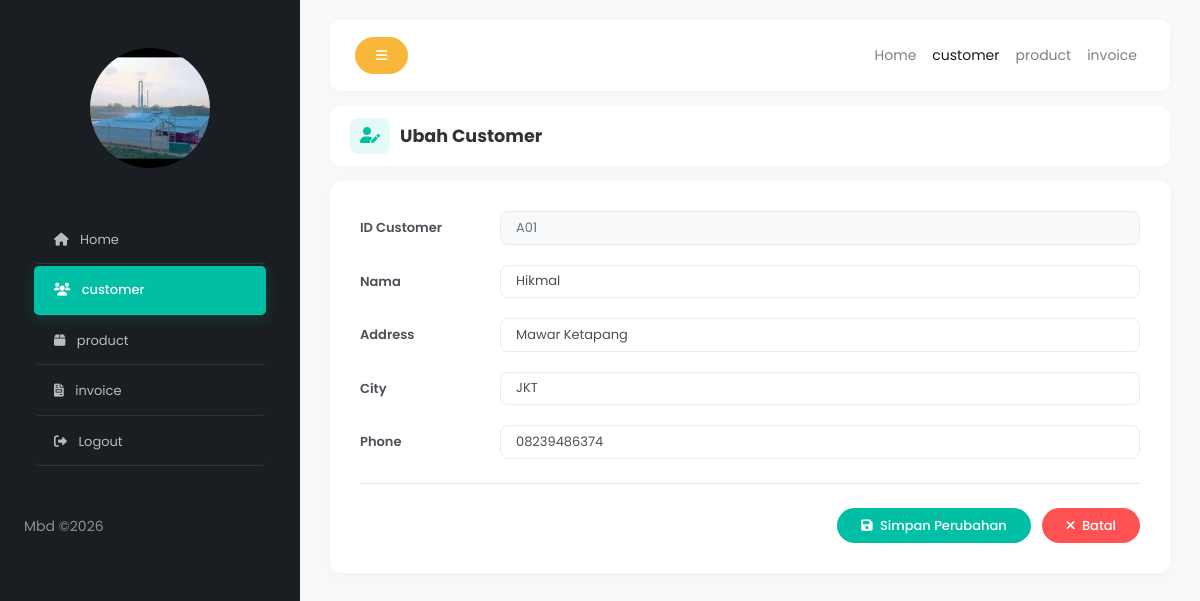
The page /customer/customerubah.php?customer_id=A01 on the database its author committed.
### tables this page shows
CREATE TABLE `customer` (
  `customer_id` varchar(12) NOT NULL,
  `customer_name` varchar(25) NOT NULL,
  `address` varchar(15) NOT NULL,
  `city` varchar(10) NOT NULL,
  `phone` varchar(25) NOT NULL
);

### customer/customerubah.php (the view, shortened to what this page needs)
<?php
    include '../koneksi.php';
    $query = mysqli_query($conn, "SELECT * FROM customer WHERE customer_id = '$_GET[customer_id]'");
    $data = mysqli_fetch_array($query);
?>
<!doctype html>
<html lang="en">
  <head>
    <link rel="stylesheet" href="https://cdnjs.cloudflare.com/ajax/libs/font-awesome/6.0.0-beta3/css/all.min.css">
    <link rel="stylesheet" href="https://stackpath.bootstrapcdn.com/bootstrap/4.5.2/css/bootstrap.min.css">
    <link rel="stylesheet" href="../css/style.css">
  </head>
  <body>
    <div class="wrapper d-flex align-items-stretch">
      <nav id="sidebar">
        <div class="p-4 pt-5">
          <a href="#" class="img logo rounded-circle mb-5" style="background-image: url(../images/bengkel.png);"></a>
          <ul class="list-unstyled components mb-5">
            <li><a href="../home.php"><i class="fa-solid fa-home mr-2"></i> Home</a></li>
            <li class="active"><a href="../customer/customerlihat.php" aria-expanded="false"><i class="fa-solid fa-users mr-2"></i> customer</a></li>
            <li><a href="../product/productlihat.php"><i class="fa-solid fa-box mr-2"></i> product</a></li>
            <li><a href="../invoice/invoicelihat.php"><i class="fa-solid fa-file-invoice mr-2"></i> invoice</a></li>
            <li><a href="../index.php" onclick="return confirm('yakin keluar?')"><i class="fa-solid fa-sign-out-alt mr-2"></i> Logout</a></li>
          </ul>
          <div class="footer">
            <p>Mbd &copy;<script>document.write(new Date().getFullYear());</script> <br> <i class="icon-heart" aria-hidden="true"></i></p>
          </div>
        </div>
      </nav>
      <div id="content">
        <nav class="navbar navbar-expand-lg navbar-light">
          <div class="container-fluid">
            <button type="button" id="sidebarCollapse" class="btn btn-primary">
              <i class="fa-solid fa-bars"></i>
            </button>
            <div class="collapse navbar-collapse" id="navbarSupportedContent">
              <ul class="nav navbar-nav ml-auto">
                <li class="nav-item"><a class="nav-link" href="../home.php">Home</a></li>
                <li class="nav-item active"><a class="nav-link" href="../customer/customerlihat.php">customer</a></li>
                <li class="nav-item"><a class="nav-link" href="../product/productlihat.php">product</a></li>
                <li class="nav-item"><a class="nav-link" href="../invoice/invoicelihat.php">invoice</a></li>
              </ul>
            </div>
          </div>
        </nav>
        <div class="page-title-box d-flex justify-content-between align-items-center">
            <h3><span class="icon-wrapper"><i class="fa-solid fa-user-pen"></i></span> Ubah Customer</h3>
        </div>
        <div class="form-card">
            <form action="" method="post">
                <div class="modern-input-group">
                    <label>ID Customer</label>
                    <input type="text" name="customer_id" value="<?php echo $data['customer_id'] ?>" class="form-control" readonly>
                </div>
                <div class="modern-input-group">
                    <label>Nama</label>
                    <input type="text" name="customer_name" value="<?php echo $data['customer_name'] ?>" class="form-control" required>
                </div>
                <div class="modern-input-group">
                    <label>Address</label>
                    <input type="text" name="address" value="<?php echo $data['address'] ?>" class="form-control" required>
                </div>
                <div class="modern-input-group">
                    <label>City</label>
                    <input type="text" name="city" value="<?php echo $data['city'] ?>" class="form-control" required>
                </div>
                <div class="modern-input-group">
                    <label>Phone</label>
                    <input type="text" name="phone" value="<?php echo $data['phone'] ?>" class="form-control" required>
                </div>
                <hr class="mt-4 mb-4">
                <div class="mt-4" style="text-align: right;">
                    <button type="submit" name="proses" class="btn btn-accent rounded-pill px-4 mr-2"><i class="fa-solid fa-save mr-1"></i> Simpan Perubahan</button>
                    <a href="customerlihat.php" class="btn btn-danger rounded-pill px-4"><i class="fa-solid fa-times mr-1"></i> Batal</a>
                </div>
            </form>
        </div>
      </div>
    </div>
  </body>
</html>

### customer/customerubah.php (style rules this page uses)
body { background-color: #f8f9fa; font-family: 'Poppins', sans-serif; }
:root { --accent-color: #00bfa5; --accent-hover: #00a08a; --sidebar-bg: #1a1d21; --light-text: rgba(255, 255, 255, 0.7); }
#sidebar { background: var(--sidebar-bg); }
#sidebar ul li a { font-size: 13px; color: var(--light-text); padding: 12px 20px; transition: all 0.3s; border-radius: 5px; margin: 2px 10px; }
#sidebar ul li.active>a { background: var(--accent-color); color: #fff !important; font-weight: 500; box-shadow: 0 4px 15px rgba(0,191,165,0.2); }
#content { background-color: #f8f9fa; padding: 20px 30px !important; }
.navbar { background: #fff; border: none; box-shadow: 0 2px 10px rgba(0,0,0,0.03); border-radius: 10px; margin-bottom: 15px; }
.page-title-box { background: #fff; padding: 12px 20px; border-radius: 12px; box-shadow: 0 3px 15px rgba(0,0,0,0.02); margin-bottom: 15px; }
.page-title-box h3 { margin: 0; font-size: 1.1rem; color: #333; font-weight: 700; display: flex; align-items: center; gap: 10px; }
.page-title-box .icon-wrapper { background: rgba(0, 191, 165, 0.1); color: var(--accent-color); padding: 6px 10px; border-radius: 8px; font-size: 1rem; }
.form-card { background: #fff; padding: 30px; border-radius: 12px; box-shadow: 0 4px 20px rgba(0,0,0,0.03); }
.modern-input-group { display: flex; align-items: center; margin-bottom: 20px; }
.modern-input-group label { width: 140px; font-weight: 600; color: #495057; margin-bottom: 0; font-size: 13px; }
.modern-input-group .form-control { flex: 1; border-radius: 8px; border: 1px solid #e9ecef; padding: 10px 15px; font-size: 13px; transition: 0.3s; }
.modern-input-group .form-control[readonly] { background-color: #f8f9fa; color: #6c757d; }
.btn { font-weight: 500; border-radius: 20px; font-size: 13px; padding: 8px 20px; }
.btn-accent { background-color: var(--accent-color); color: #fff; border: none; }
.btn-danger { background-color: #ff5252; border: none; }

### rows shown on the page
customer: customer_id "A01", customer_name "Hikmal", address "Mawar Ketapang", city "JKT", phone "08239486374"
